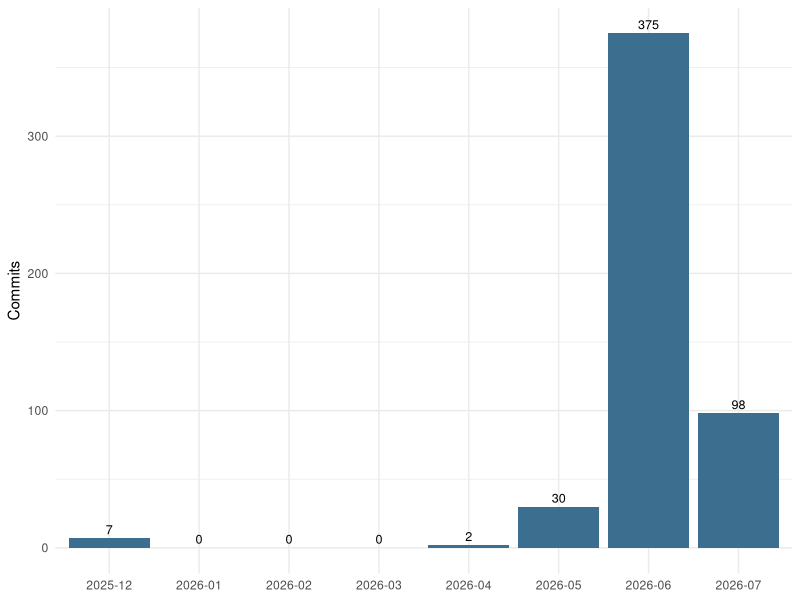
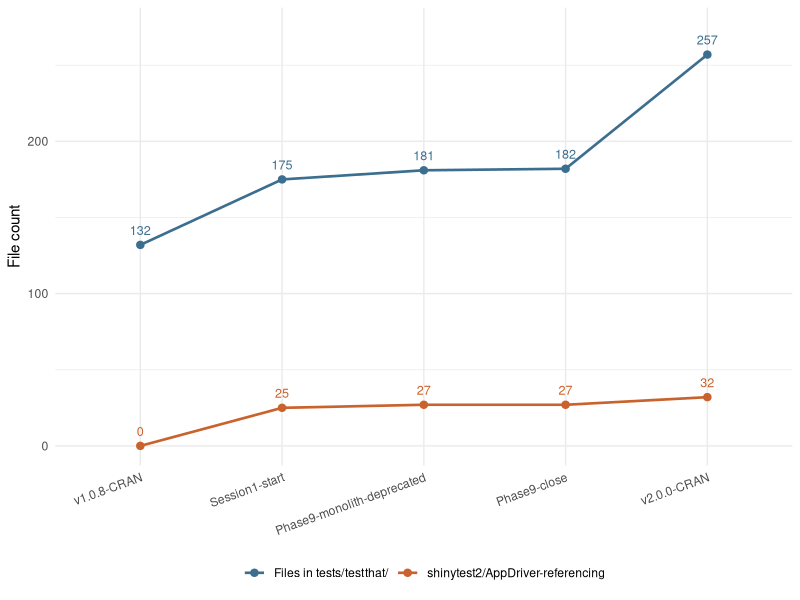

Write the R code that produced these figures, in order.
## ---- chunk 1
#| label: setup
#| include: false
knitr::opts_chunk$set(
  collapse = TRUE, comment = "#>",
  echo = FALSE, warning = FALSE, message = FALSE
)
## ---- chunk 2
#| label: fig-commit-pace
#| fig-cap: >
#|   Commits per month across the full v1.0.8 -> v2.0.0 range
#|   (`4548aa1b`..`8ca8bb24`, 512 non-merge commits, as of 2026-07-09). The
#|   June 2026 spike overlaps the nine-phase modularization migration
#|   (Session 22-35, 2026-06-03 to 2026-06-06), but June also carried other,
#|   unrelated work -- this chart is overall project pace, not a count of
#|   module-migration commits alone.
#| fig-width: 7
#| fig-height: 4
timeline <- read.csv("data/commit-activity-timeline.csv")
timeline$month <- factor(timeline$month, levels = timeline$month)
ggplot2::ggplot(timeline, ggplot2::aes(x = month, y = commit_count)) +
  ggplot2::geom_col(fill = "#3B6E8F") +
  ggplot2::geom_text(ggplot2::aes(label = commit_count), vjust = -0.4,
                      size = 3.2) +
  ggplot2::labs(x = NULL, y = "Commits") +
  ggplot2::theme_minimal(base_size = 11)
## ---- chunk 3
#| label: tbl-modules
#| tbl-cap: >
#|   The ten Shiny modules mounted in the modular app, as of 2026-07-09
#|   (`4,731` total lines across `R/mod*.R`, `R/appUI.R`, and
#|   `R/appServer.R`).
modules <- read.csv("data/module-inventory.csv")
modules <- modules[order(-modules$loc), ]
kableExtra::kbl(
  modules,
  col.names = c("Module", "Responsibility", "Lines of code", "Test files"),
  align = c("l", "l", "r", "r")
) |>
  kableExtra::kable_styling(full_width = FALSE)
## ---- chunk 4
#| label: tbl-phases
#| tbl-cap: >
#|   The nine-phase, vertical-slice migration from monolith to modular
#|   app, Session 22 to Session 35 (2026-06-03 to 2026-06-06).
phases <- read.csv("data/migration-phases.csv", na.strings = "NA")
phases$highlight <- c(
  paste("Founder table added to the Summary Stats tab; kinship download",
        "moved to the module-internal getKinshipMatrix(); dual-name",
        "z-score lookup fix."),
  paste("Mounted the GvAndBgDesc description tab; resolved an HTML-id",
        "collision with the Genetic Value tab."),
  paste("Re-exposed the genome-uniqueness threshold selector",
        "(default 4); added a subset/filter export."),
  "Genotype-file merge restored for both separate- and common-pedigree input modes.",
  paste("Breeding Groups: per-group downloads, a per-group kinship view,",
        "and a group selector (new \"Group Detail\" tab)."),
  paste("Breeding Groups: seed-group pre-seeding; exposed three",
        "previously inert controls; corrected a 100x default-iteration",
        "drift (1000 -> 10)."),
  paste("Focal-animal / LabKey pedigree build restored (live-EHR path;",
        "verification was environmentally limited to a mocked seam)."),
  paste("shinytest2 E2E harness enabled end-to-end -- expanded into a",
        "4-session subplan (8a-8d, issue #39) plus a 7-part hardening",
        "pass (8e-1..8e-7, issue #40, Session 37-50)."),
  paste("Declared the modular app canonical: runGeneKeepR() now launches",
        "it directly; inst/application/ (17 files) deleted;",
        "runModularApp() became the soft-deprecated alias.")
)
phases$commit_display <- ifelse(
  is.na(phases$commit_sha), "not quoted in source plan", phases$commit_sha
)
kableExtra::kbl(
  phases[, c("phase", "highlight", "risk", "session", "commit_display",
             "status")],
  col.names = c("Phase", "What shipped", "Risk", "Session(s)",
                "Commit sha", "Status"),
  align = c("c", "l", "c", "c", "l", "l")
) |>
  kableExtra::kable_styling(full_width = FALSE) |>
  kableExtra::column_spec(2, width = "26em")
## ---- chunk 5
#| label: tbl-features
#| tbl-cap: >
#|   Curated new capabilities shipped in the v1.0.8 -> v2.0.0 range: 13
#|   of 47 closed GitHub issues judged genuinely feature-shaped, as of
#|   2026-07-09.
features <- read.csv("data/feature-highlights.csv", na.strings = "NA")
kableExtra::kbl(
  features[, c("feature", "issue", "session_range", "description")],
  col.names = c("Capability", "Issue", "Session(s)", "What it does"),
  align = c("l", "l", "c", "l")
) |>
  kableExtra::kable_styling(full_width = FALSE) |>
  kableExtra::column_spec(1, width = "14em") |>
  kableExtra::column_spec(4, width = "24em")
## ---- chunk 6
#| label: tbl-testing-growth
#| tbl-cap: >
#|   Test-suite growth at five checkpoints across the v1.0.8 -> v2.0.0
#|   range, as of 2026-07-09. "Files in tests/testthat/" counts every
#|   `.R` file in the directory (test files plus helpers/fixtures/setup);
#|   "shinytest2/AppDriver-referencing" is the subset that names the
#|   browser-testing package or its driver class.
growth <- read.csv("data/testing-growth.csv")
growth$commit_display <- substr(growth$sha, 1, 8)
kableExtra::kbl(
  growth[, c("label", "date", "commit_display", "test_file_count",
             "shinytest2_referencing_files")],
  col.names = c("Checkpoint", "Date", "Commit", "Files in tests/testthat/",
                "shinytest2/AppDriver-referencing"),
  align = c("l", "c", "l", "r", "r")
) |>
  kableExtra::kable_styling(full_width = FALSE)
## ---- chunk 7
#| label: fig-testing-growth
#| fig-cap: >
#|   Test-suite growth over the same five checkpoints as @tbl-testing-growth.
#|   The shinytest2/AppDriver-referencing count is near-zero relative to
#|   the total and is plotted against the same axis for comparison, not
#|   because it is negligible -- see prose for what that subset represents.
#| fig-width: 7
#| fig-height: 4
growth$label <- factor(growth$label, levels = growth$label)
growth_long <- data.frame(
  label = rep(growth$label, 2),
  count = c(growth$test_file_count, growth$shinytest2_referencing_files),
  series = rep(c("Files in tests/testthat/", "shinytest2/AppDriver-referencing"),
               each = nrow(growth))
)
ggplot2::ggplot(growth_long, ggplot2::aes(x = label, y = count, color = series,
                                           group = series)) +
  ggplot2::geom_line(linewidth = 0.9) +
  ggplot2::geom_point(size = 2.2) +
  ggplot2::geom_text(ggplot2::aes(label = count), vjust = -1, size = 3.2,
                      show.legend = FALSE) +
  ggplot2::scale_color_manual(values = c("Files in tests/testthat/" = "#3B6E8F",
                                          "shinytest2/AppDriver-referencing" = "#C9622C")) +
  ggplot2::scale_y_continuous(expand = ggplot2::expansion(mult = c(0.05, 0.12))) +
  ggplot2::labs(x = NULL, y = "File count", color = NULL) +
  ggplot2::theme_minimal(base_size = 11) +
  ggplot2::theme(legend.position = "bottom",
                 axis.text.x = ggplot2::element_text(angle = 20, hjust = 1))
